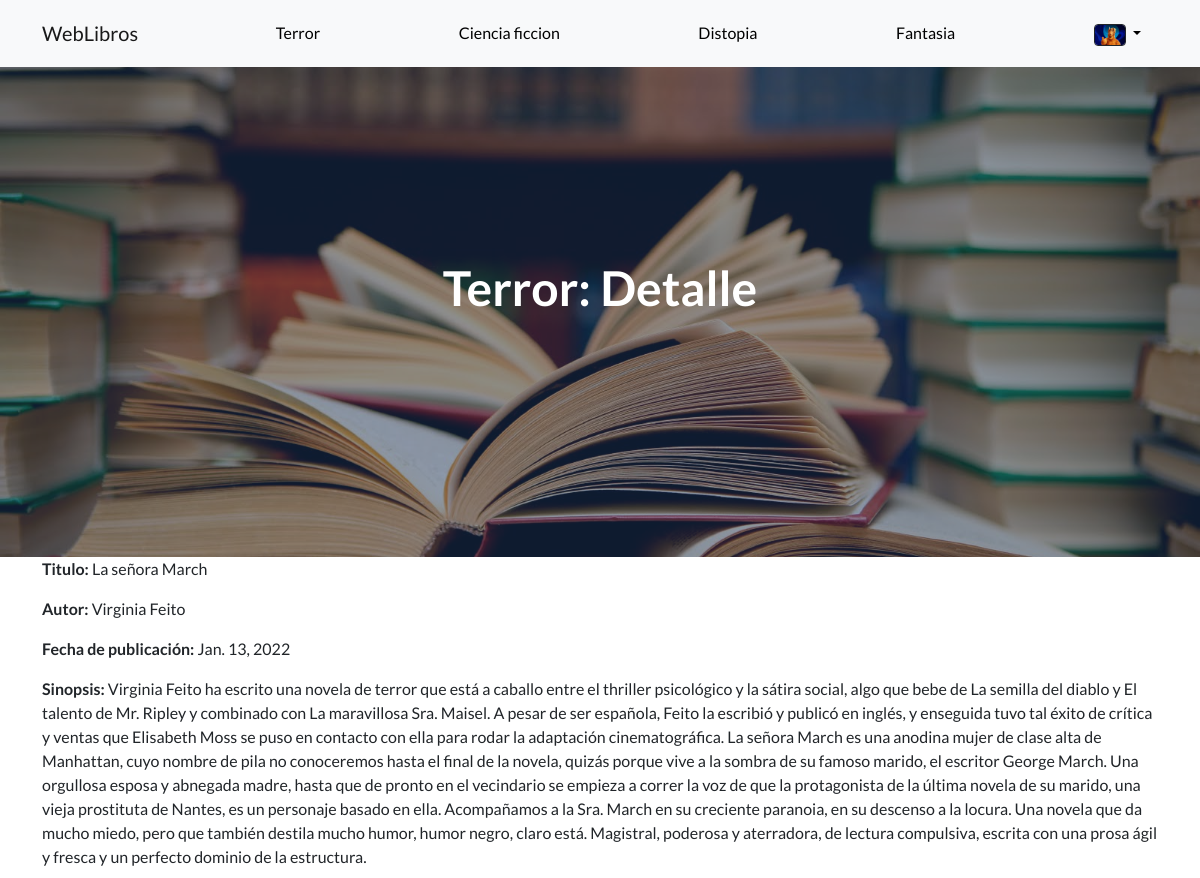
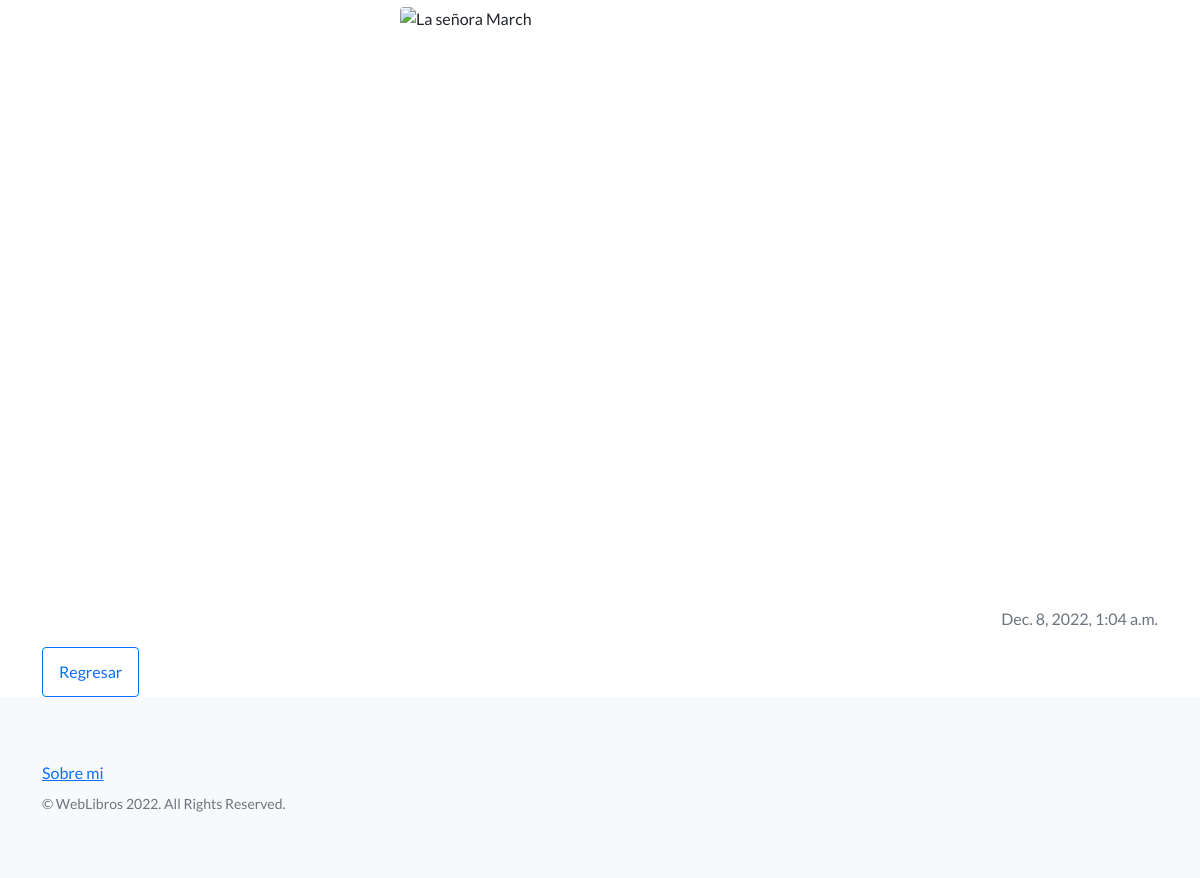
Page /terror/5 (signed in) on the committed database (2 pictures, top to bottom).
### AppLibros/models.py (models this page shows, shortened)
class Terror(models.Model):
    titulo = models.CharField(max_length=255)
    autor  = models.CharField(max_length=40)
    sinopsis = models.CharField(max_length=2000)
    publicacion = models.DateField()
    url_portada = models.CharField(max_length=255)
    publicacion_en_foro = models.DateTimeField(auto_now_add=True, blank=True)

### AppLibros/views.py (the view)
# urls.py: re_path(r'^terror/(?P<pk>\d+)$', views.DetallarTerror.as_view(), name="DetallarTerror"),
class DetallarTerror(LoginRequiredMixin, DetailView):
    model = models.Terror
    template_name = "terror_detail.html"
    def get_context_data(self, **kwargs):
        context = super().get_context_data(**kwargs)
        context['avatar_url']= get_avatar_url(self.request)
        return context

### AppUsuarios/views.py (called while the page is built)
@login_required
def get_avatar_url(request):
    try:
        return models.Avatar.objects.filter(user=request.user.id)[0].imagen.url
    except:
        return "/media/avatares/no-profile-pic.webp"

### AppLibros/templates/terror_detail.html
{% extends 'padre.html'%}
{%load static%}
{%block titulo%}
Terror: Detalle
{%endblock%}
{%block contenido%}
<p><b>Titulo:</b> {{object.titulo}}</p>
<p><b>Autor:</b> {{object.autor}}</p>
<p><b>Fecha de publicación:</b> {{object.publicacion}}</p>
<p><b>Sinopsis:</b> {{object.sinopsis}}</p>
<img class="img-fluid rounded mx-auto d-block" src="{{object.url_portada}}" alt="{{object.titulo}}" width="400" height="600">
<p class="text-end text-muted">{{object.publicacion_en_foro}}</p>
<a class="btn btn-outline-primary" href="{% url 'ListarTerror' %}">Regresar</a>
{%endblock%}

### AppUsuarios/templates/padre.html (shortened to what this page needs)
<!DOCTYPE html>
<html lang="en">
    <head>
        {% load static %}
        <link href="https://cdn.jsdelivr.net/npm/bootstrap-icons@1.5.0/font/bootstrap-icons.css" rel="stylesheet" type="text/css" />
        <link href="{%static 'AppUsuarios/css/styles.css'%}" rel="stylesheet" />
    </head>
    <body>
        <nav class="navbar navbar-light bg-light static-top">
            <div class="container">
                <a class="navbar-brand" href="{% url 'Inicio' %}">WebLibros</a>
                <a class="btn btn-light" href="{% url 'ListarTerror' %}">Terror</a>
                <a class="btn btn-light" href="{% url 'ListarCienciaFiccion' %}">Ciencia ficcion</a>
                <a class="btn btn-light" href="{% url 'ListarDistopia' %}">Distopia</a>
                <a class="btn btn-light" href="{% url 'ListarFantasia' %}">Fantasia</a>
                {% if request.user.is_authenticated %}
                <div class="dropdown">
                    <button class="btn btn-light dropdown-toggle" type="button" id="dropdownMenuButton1" data-bs-toggle="dropdown" aria-expanded="false">
                        <img style="width:2em" class="rounded border border-dark" src="{{avatar_url}}">
                    </button>
                </div>
                {% else %}
                <a class="btn btn-light" href="{% url 'Login' %}">Iniciar sesión</a>
                {% endif %}
            </div>
        </nav>
        <header class="masthead">
            <div class="container position-relative">
                <div class="row justify-content-center">
                    <div class="col-xl-6">
                        <div class="text-center text-white">
                            <h1 class="mb-5">
                                {% block titulo %}
                                {% endblock %}
                            </h1>
                        </div>
                    </div>
                </div>
            </div>
        </header>
        <div class="container justify-content-center">
            {% block contenido %}
            {% endblock %}
        </div>
        <footer class="footer bg-light">
            <div class="container">
                <div class="row">
                    <div class="col-lg-6 h-100 text-center text-lg-start my-auto">
                        <ul class="list-inline mb-2">
                            <li class="list-inline-item"><a href="{% url 'SobreMi' %}">Sobre mi</a></li>
                        </ul>
                        <p class="text-muted small mb-4 mb-lg-0">&copy; WebLibros 2022. All Rights Reserved.</p>
                    </div>
                </div>
            </div>
        </footer>
    </body>
</html>

### rows in the picture
Terror: titulo "La señora March", autor "Virginia Feito", publicacion "Jan. 13, 2022", sinopsis "Virginia Feito ha escrito una novela de terror que está a caballo entre el thriller psicológico y la sátira social, algo que bebe de La semilla del diablo y El talento de Mr. Ripley y combinado con La maravillosa Sra. Maisel. A pesar de ser española, Feito la escribió y publicó en inglés, y enseguida tuvo tal éxito de crítica y ventas que Elisabeth Moss se puso en contacto con ella para rodar la adaptación cinematográfica. La señora March es una anodina mujer de clase alta de Manhattan, cuyo nombre de pila no conoceremos hasta el final de la novela, quizás porque vive a la sombra de su famoso marido, el escritor George March. Una orgullosa esposa y abnegada madre, hasta que de pronto en el…", publicacion_en_foro "Dec. 8, 2022, 1:04 a.m."
